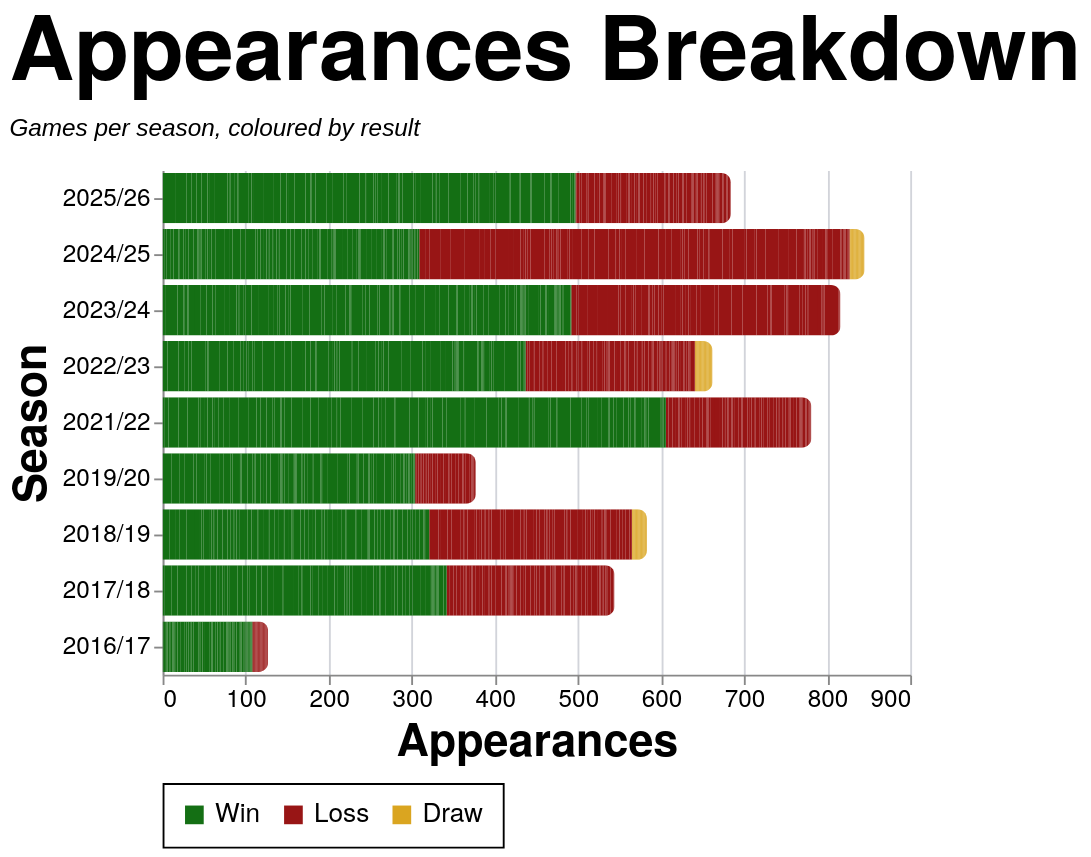

Source (Vega-Lite JSON):
### Vega-Lite specification from a JSON file in a GitHub repository (floating-point values rounded to 4 significant figures; data arrays with more than 128 entries replaced by an {"elided": "..."} marker saying what was removed)
{"config": {"axis": {"labelFont": "PT Sans Narrow, Helvetica Neue, Helvetica, Arial, sans-serif", "titleFont": "PT Sans Narrow, Helvetica Neue, Helvetica, Arial, sans-serif", "labelFontSize": 13, "titleFontSize": 24, "gridColor": "#202947", "gridOpacity": 0.2, "zindex": 1}, "text": {"font": "Lato, sans-serif"}, "bar": {"cornerRadiusEnd": 5}, "header": {"labelFont": "PT Sans Narrow, Helvetica Neue, Helvetica, Arial, sans-serif", "titleFont": "PT Sans Narrow, Helvetica Neue, Helvetica, Arial, sans-serif", "labelFontSize": 24, "titleFontSize": 28, "labelFontWeight": "bold", "orient": "left"}, "legend": {"labelFont": "PT Sans Narrow, Helvetica Neue, Helvetica, Arial, sans-serif", "titleFont": "PT Sans Narrow, Helvetica Neue, Helvetica, Arial, sans-serif", "labelFontSize": 14, "titleFontSize": 16, "titlePadding": 5, "fillColor": "white", "strokeColor": "black", "padding": 10, "titleFontWeight": "lighter", "titleFontStyle": "italic", "titleColor": "gray", "offset": 10}, "title": {"font": "PT Sans Narrow, Helvetica Neue, Helvetica, Arial, sans-serif", "fontSize": 48, "fontWeight": "bold", "anchor": "start", "align": "center", "titlePadding": 20, "subtitlePadding": 10, "subtitleFontSize": 13, "subtitleColor": "", "subtitleFontStyle": "italic", "offset": 15, "color": "black"}, "axisX": {"labelAngle": 0}, "facet": {"title": null, "header": null, "align": {"row": "each", "column": "each"}}, "resolve": {"scale": {"y": "independent", "facet": "independent"}}, "background": "transparent", "scale": {"offsetBandPaddingOuter": 0.2, "offsetBandPaddingInner": 0.1}, "view": {"stroke": null, "background": "transparent"}}, "data": {"name": "data-b2a64a39cc2fcdb448f56c11267720e4"}, "mark": {"type": "bar"}, "encoding": {"color": {"field": "color_value", "legend": {"orient": "bottom", "title": null}, "scale": {"domain": ["Win", "Loss", "Draw"], "range": ["#146f14", "#981515", "goldenrod"]}, "sort": {"field": "sum(apps)", "op": "sum", "order": "descending"}, "type": "nominal"}, "tooltip": [{"field": "player", "title": "Player", "type": "nominal"}, {"field": "season", "title": "Season", "type": "nominal"}, {"field": "color_value", "title": "Group", "type": "nominal"}, {"aggregate": "sum", "field": "apps", "title": "Appearances", "type": "quantitative"}], "x": {"aggregate": "sum", "field": "apps", "title": "Appearances", "type": "quantitative"}, "y": {"field": "season", "sort": {"field": "season_sort", "op": "max", "order": "descending"}, "title": "Season", "type": "nominal"}}, "height": {"step": 30}, "title": {"text": "Appearances Breakdown", "subtitle": "Games per season, coloured by result"}, "width": 400, "$schema": "https://vega.github.io/schema/vega-lite/v5.20.1.json", "datasets": {"data-b2a64a39cc2fcdb448f56c11267720e4": {"elided": "2502 records"}}}
